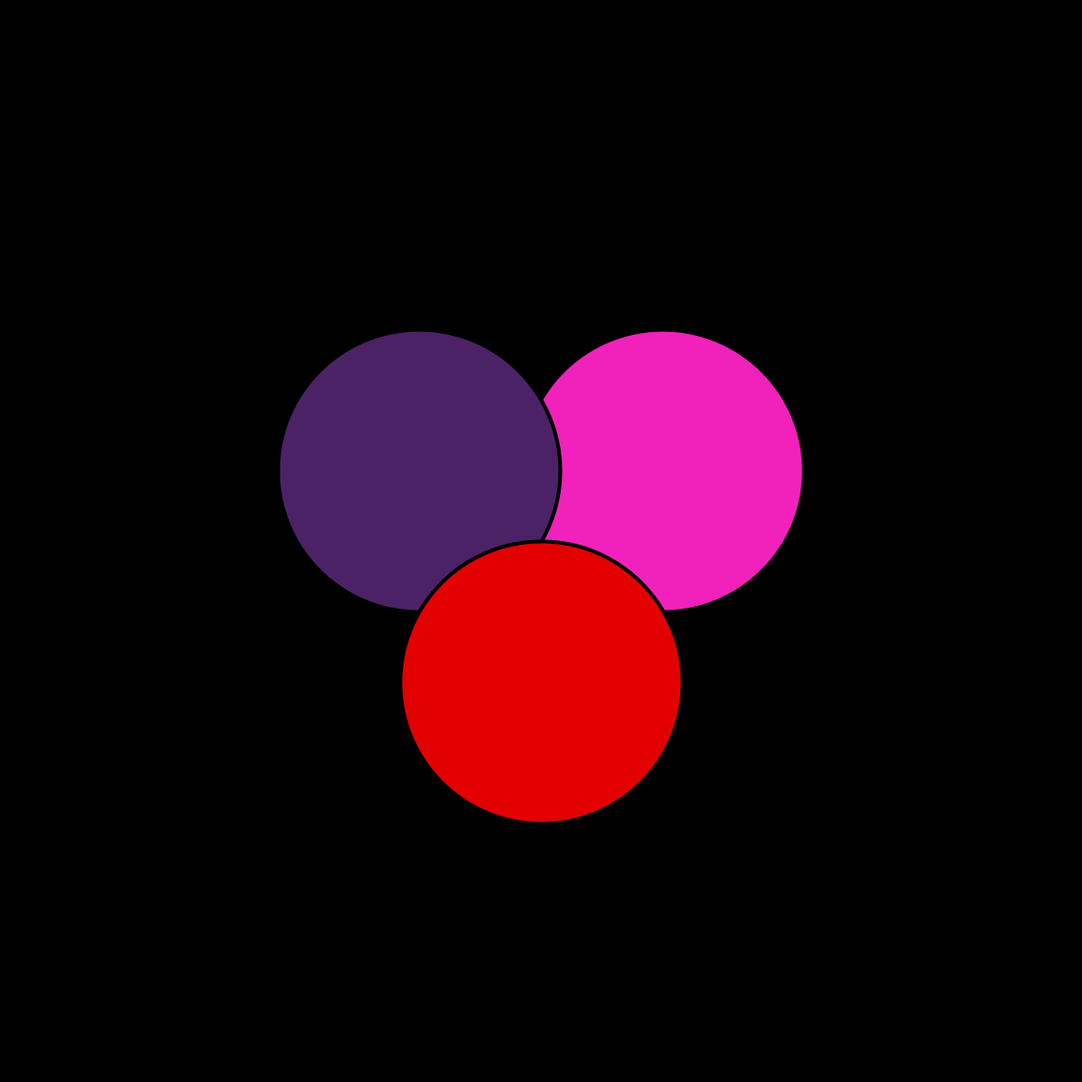
Frame 1 (no input)
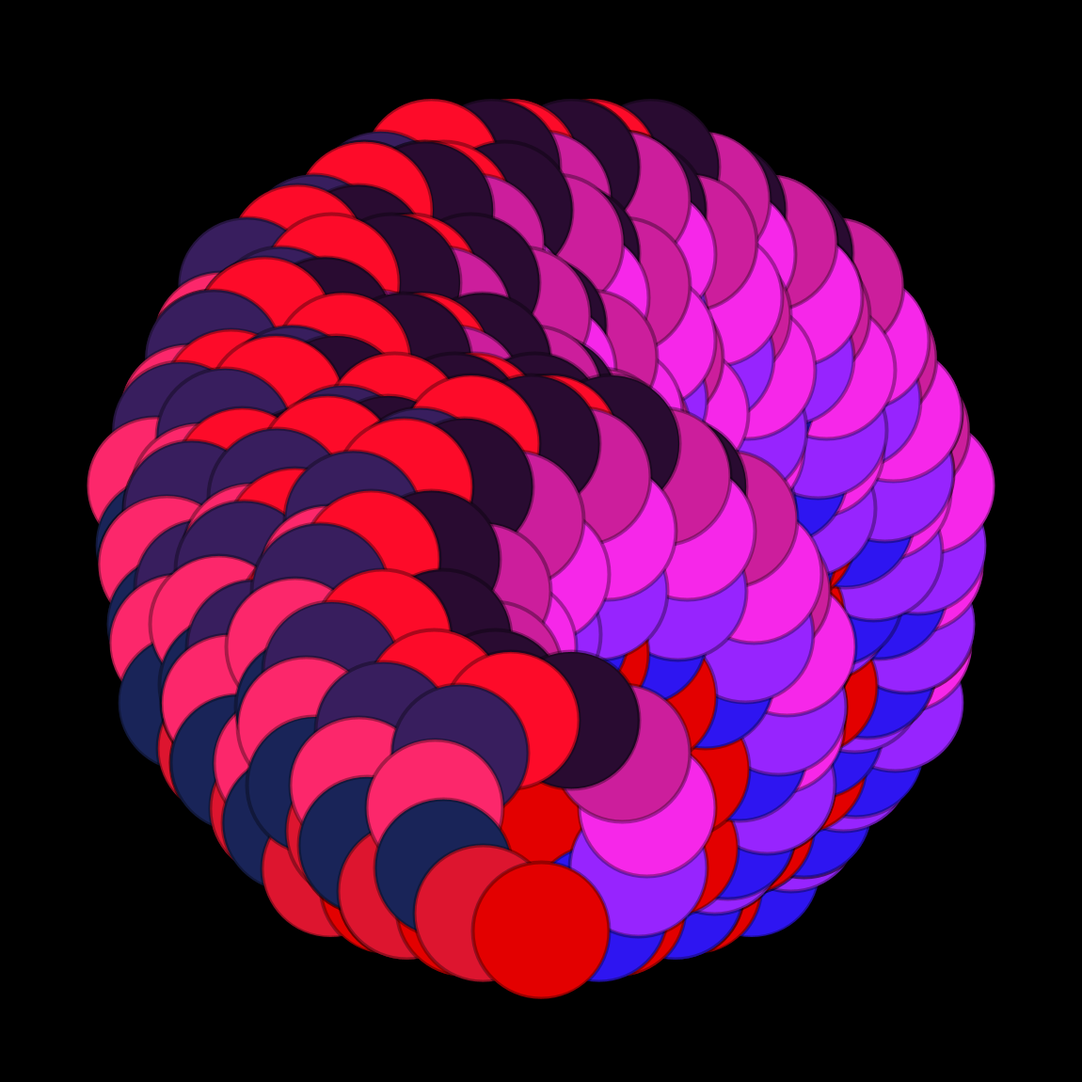
Frame 2 (the mouse pressed at the canvas centre, redrawn once)

The Processing sketch that drew these frames (run headless with seeded random() and noise(); the mouse was pressed at the canvas centre and the sketch redrawn once):

// Processing sketch: flower_of_life
// ── flower_of_life.pde
void setup() {
    size(1150, 1150);
    background(0);
    noFill();
    //noSmooth();
    noStroke();
    smooth(10);
    strokeWeight(4);
    
    //stroke(255);

}

void draw() {
    background(0);
    translate(width / 2, width / 2);
    int maxDepthMapped = int(map(mouseX, 0, width, 1, 5));
    int nSplitsMapped = int(map(mouseY, 0, height, 3, 20));
    stroke(255);
    CircleRecurrence c = new CircleRecurrence(0, 0, 300, 300, 0, new GlobalVariables(maxDepthMapped, nSplitsMapped));
    c.show();
    noLoop();
}

void mouseMoved(){
  loop();
}

// gambiarra elegante
class GlobalVariables {
    public int maxDepth, nSplits;
    final static int maxDepthHardcap = 10;
    final static int maxNSplitsHardcap = 20;
    GlobalVariables(int maxDepth, int nSplits) {
        this.maxDepth = min(maxDepth, maxDepthHardcap);
        this.nSplits = min(nSplits, maxNSplitsHardcap);
    }
}

// ── CircleRecurrence.pde
class CircleRecurrence {
    float x0, y0, radiusA, radiusB;
    int depth = 0;
    GlobalVariables currGlobalVariables;

    CircleRecurrence(float x, float y, float radius, float radius2, int depth, GlobalVariables gv) {
        x0 = x;
        y0 = y;
        radiusA = radius;
        radiusB = radius2;
        this.depth = depth;
        this.currGlobalVariables = gv;
    }

    void show() {
        // plot itself
        ellipse(x0, y0, radiusA, radiusB);
        // plot all other circles around it
        if (depth < currGlobalVariables.maxDepth) {
          //float ratioReduction = min(pow(0.9, -((pow(depth, 2))/8)) - 0.3, 1.0);
          float ratioReduction = max(-0.024*(pow(depth, 2)/0.1) + 1, -0.031*depth + 0.7);
            for (int i = 0; i < currGlobalVariables.nSplits; i++) {
                float theta = (i + 1) * (TWO_PI / currGlobalVariables.nSplits);
                CircleRecurrence currCircle = new CircleRecurrence(x0 + (radiusA/2) * sin(theta),
                    y0 + (radiusA/2) * cos(theta),
                    radiusA*ratioReduction,
                    radiusB*ratioReduction,
                    depth + 1,
                    this.currGlobalVariables);
                    fillColor2(theta);

                currCircle.show();
            }
        }
    }
    
    private void fillColor(){
      float rComp = abs(sin(1+depth/(0.101*currGlobalVariables.maxDepth*PI)));
      float gComp = abs(cos(1+depth/(0.101*currGlobalVariables.maxDepth*PI)));
      float bComp = abs(cos(1+depth - 2/(0.101*currGlobalVariables.maxDepth*PI)));
      fill(rComp*255, gComp*255, bComp*255, rComp*20);
    }
    
    private void fillColor2(float theta){
      float rComp = abs(sin(pow(theta, 1.8)/2));
      float gComp = abs(sin(theta));
      float bComp = abs(sin(sin(theta)/(0.5*theta)));
      //stroke(rComp*255, gComp*40, bComp*255, 255/(1+depth));
      stroke(0, 255/(1+depth));
      fill(rComp*255, gComp*40, bComp*255, 255/(1+depth/3));
    }

}
